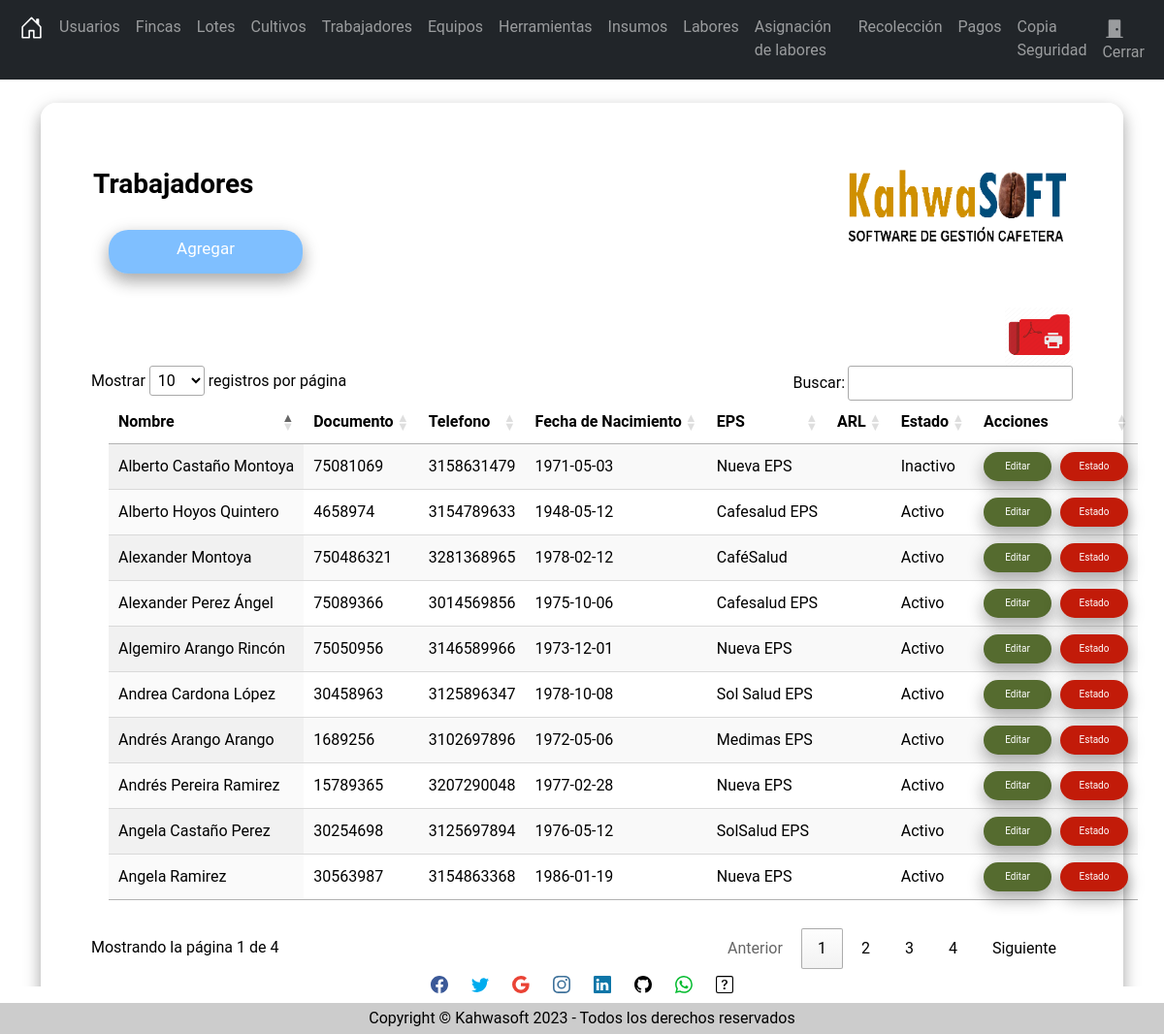
The page /secciones/Empleados/index.php (signed in) on the database its author committed.
### tables this page shows
CREATE TABLE `trabajadores` (
  `Id` int(11) NOT NULL AUTO_INCREMENT,
  `Documento` int(11) NOT NULL,
  `Nombre` varchar(255) NOT NULL,
  `Telefono` varchar(20) NOT NULL,
  `FechaDeNacimiento` date NOT NULL,
  `Eps` varchar(255) NOT NULL,
  `Arl` varchar(255) NOT NULL,
  `Estado` tinyint(1) NOT NULL,
  PRIMARY KEY (`Id`),
  UNIQUE KEY `Nombre` (`Nombre`),
  UNIQUE KEY `Nombre_2` (`Nombre`)
);

### secciones/Empleados/index.php (the view, shortened to what this page needs)
<?php
    include("../../bd.php");
    $sentencia = $conexion->prepare("SELECT * FROM `trabajadores`");
    $sentencia->execute();
    $empleados = $sentencia->fetchall(PDO::FETCH_ASSOC);
?>
<?php include("../../templates/header.php"); ?>
<br/>
    <div class="card">
        <div class="content">
            <div class="title">
                <h3 id="Titulo"><strong>Trabajadores</strong><img src="../../Img/Logo.png" width="230" height="80" align="right"></h3>
            </div>
          <div class="card-body">
                <a name="" id="btncrear" class="btn" title="Agregar" href="crear.php" role="button">Agregar</a>
                <div class="table-responsive-sm">
                    <table  id="tabla_id" class="display nowrap" style="width:100%">
                        <thead>
                            <tr>
                                <th scope="col">Nombre</th>
                                <th scope="col">Documento</th>
                                <th scope="col">Telefono</th>
                                <th scope="col">Fecha de Nacimiento</th>
                                <th scope="col">EPS</th>
                                <th scope="col">ARL</th>
                                <th scope="col">Estado</th>
                                <th scope="col">Acciones</th>
                            </tr>
                        </thead>
                        <div> <a href="../../secciones/Empleados/reportePDF.php"><img src="../../Img/ImpresoraPDF.png" width="70" height="60" align="right" title="Exportar a PDF" href=""></a>
                        </div>
                      <tbody>
                            <?php foreach($empleados as $empleado) {?>
                                <tr class="">
                                    <td><?php echo $empleado['Nombre']; ?></td>
                                    <td><?php echo $empleado['Documento'];?></td>
                                    <td><?php echo $empleado['Telefono']; ?></td>
                                    <td><?php echo $empleado['FechaDeNacimiento'];?></td>
                                    <td><?php echo $empleado['Eps'];?></td>
                                    <td><?php echo $empleado['Arl']; ?></td>
                                    <?php if($empleado['Estado']==1){ ?>
                                        <td>Activo</td>
                                    <?php }?>
                                    <?php if($empleado['Estado']==0){ ?>
                                        <td>Inactivo</td>
                                    <?php }?>
                                    <td> <a id="editar" class="btn" title="Editar" href="editar.php?txtID=<?php echo $empleado['Id']; ?>" role="button">Editar</a>
                                    <a id="borrar" class="btn" title="Estado" href="javascript:borrar(<?php echo $empleado['Id']; ?>);" role="button">Estado</a>
                                    </td>
                                </tr>
                            <?php }?>
                        </tbody>
                    </table>
                </div>
            </div>
        </div>
    </div>
<?php include("../../templates/footer.php"); ?>
<?php include("../../templates/socfooter.php"); ?>

### templates/header.php (shortened to what this page needs)
<?php
    $urlBase ="http://localhost:80/kahwa/";
?>
<!doctype html>
<html lang="en">
<head>
    <link href="https://cdn.jsdelivr.net/npm/bootstrap@5.2.1/dist/css/bootstrap.min.css" rel="stylesheet"
>
    <link rel="stylesheet" href="http://localhost/kahwa/Css/Styles.css" />
    <link rel="stylesheet" type="text/css" href="https://cdn.datatables.net/1.13.2/css/jquery.dataTables.css">
</head>
<body>
    <header>
        <nav class="navbar navbar-expand-lg navbar-dark bg-dark">
            <div class="container-fluid">
                <div class="collapse navbar-collapse" id="navbarNav">
                    <ul class="navbar-nav">
                        <li>
                            <a class="nav-link active" title="Inicio" href="<?php echo $urlBase?>" aria-current="page"></a>
                        </li>
                        <li>
                            <a class="nav-link" title="Usuarios" href="<?php echo $urlBase;?>secciones/Usuarios">Usuarios</a>
                        </li>
                        <li>
                            <a class="nav-link" title="Fincas" href="<?php echo $urlBase;?>secciones/Finca">Fincas</a>
                        </li>
                        <li>
                            <a class="nav-link" title="Lotes" href="<?php echo $urlBase;?>secciones/Lote">Lotes</a>
                        </li>
                        <li>
                            <a class="nav-link" title="Cultivos" href="<?php echo $urlBase;?>secciones/Cultivo">Cultivos</a>
                        </li>
                        <li>
                            <a class="nav-link" title="Trabajadores" href="<?php echo $urlBase;?>secciones/Empleados">Trabajadores</a>
                        </li>
                        <li>
                            <a class="nav-link" title="Equipos" href="<?php echo $urlBase;?>secciones/Equipo">Equipos</a>
                        </li>
                        <li>
                            <a class="nav-link" title="Herramientas" href="<?php echo $urlBase;?>secciones/Herramientas">Herramientas</a>
                        </li>
                        <li>
                            <a class="nav-link" title="Insumos" href="<?php echo $urlBase;?>secciones/Inventario">Insumos</a>
                        </li>
                        <li>
                            <a class="nav-link" title="Labores" href="<?php echo $urlBase;?>secciones/Labor">Labores</a>
                        </li>
                        <li>
                            <a class="nav-link" title="Asignación Labores" href="<?php echo $urlBase;?>secciones/PlantillaDeTareas">Asignación de labores</a>
                        </li>
                        <li>
                            <a class="nav-link" title="Recolección" href="<?php echo $urlBase;?>secciones/PlantillaDeRecoleccion">Recolección</a>
                        </li>
                        <li>
                            <a class="nav-link" title="Pagos" href="<?php echo $urlBase;?>secciones/PlantillaDePago">Pagos</a>
                        </li>
                        <li>
                        <li>
                            <a class="nav-link" title="Copia Seguridad" href="<?php echo $urlBase;?>secciones/Copia">Copia Seguridad</a>
                        </li>
                        <li>
                            <a class="nav-link" title="Cerrar Sesión" href="<?php echo $urlBase;?>cerrar.php"><svg xmlns="http://www.w3.org/2000/svg" width="20" height="20" fill="currentColor" style="margin:3px" class="bi bi-door-closed-fill" viewBox="0 0 16 16">
                                <path d="M12 1a1 1 0 0 1 1 1v13h1.5a.5.5 0 0 1 0 1h-13a.5.5 0 0 1 0-1H3V2a1 1 0 0 1 1-1h8zm-2 9a1 1 0 1 0 0-2 1 1 0 0 0 0 2z"/>
                            </svg>Cerrar</a>
                        </li>
                    </ul>
                </div>
            </div>
        </nav>
    </header>
        <main class="container">

### templates/footer.php (shortened to what this page needs)
<link rel="stylesheet" href="http://localhost/kahwa/Css/Styles.css" />
<link rel="stylesheet" href="https://cdn.datatables.net/1.13.5/css/jquery.dataTables.min.css">
<link rel="stylesheet" href="https://cdn.datatables.net/responsive/2.5.0/css/responsive.dataTables.min.css">

### templates/socfooter.php (shortened to what this page needs)
<footer class="text-left text-black fixed-bottom">
    <section class="mb-10 text-center">
      <a href="https://es-la.facebook.com/" title="Sígannos en Facebook"></a>
      <a href="https://twitter.com/i/flow/login" title="Sígannos en Twitter"></a>
      <a href="https://www.google.com" title="Contactenos vía correo Google"></a>
      <a href="https://www.instagram.com/" title="Sígannos en Instagram"></a>
      <a href="https://www.linkedin.com/" title="Sígannos en Linkedin"></a>
      <a href="https://github.com/" title="Sígannos en Gibhub"></a>
      <a href="https://wa.me/" title="Contacto vía Whatsapp"></a>
      <a href="/../kahwa/secciones/Ayuda/index.php" title="Página de Ayuda"></a>
    </section>
  <div class="text-center p-1" style="background-color: rgba(0, 0, 0, 0.2)">
    <h11>Copyright © Kahwasoft 2023 - Todos los derechos reservados</h11>
  </div>
</footer>

### Css/Styles.css (style rules this page uses)
body { margin-bottom: 60px; margin: 0; padding: 0; background-image: url(../Img/Fondo.png); background-repeat: no-repeat; background-attachment: fixed; background-size: 100% 100%; font-family: 'Roboto', 'sans-serif'; height: 100vh; }
.card { width: 100%; max-width: 400%; color: #000000; padding: 50px 35px; border: 1px solid rgba(255,255, 255, 0.70); background: rgba(255, 255, 255, 0.70); border-radius: 16px; box-shadow: 0 8px 16px 0 rgba(0,0,0,0.2), 0 6px 20px 0 rgba(0,0,0,0.19); }
#btncrear { margin-top: 30px; background: rgba(0, 128, 255, 0.5); border-radius: 20px; box-shadow: 5px 5px #B2BABB; color: white; width: 200px; height: 45px; font-size: 17px; margin-top: 5px; margin-right: 5px; margin-bottom: 35px; margin-left: 18px; box-shadow: 0 8px 16px 0 rgba(0,0,0,0.2), 0 6px 20px 0 rgba(0,0,0,0.19); }
#Titulo { margin-top: 16px; margin-right: 20px; margin-bottom: 9px; margin-left: 18px; font-family: 'Roboto', sans-serif; }
#editar { background: rgb(85, 107, 47); border-radius: 20px; box-shadow: 0 8px 16px 0 rgba(0,0,0,0.2), 0 6px 20px 0 rgba(0,0,0,0.19); color: white; width: 70px; height: 30px; font-size: 10px; margin-right: 5px; }
#borrar { background: #c21b09; border-radius: 20px; box-shadow: 0 8px 16px 0 rgba(0,0,0,0.2), 0 6px 20px 0 rgba(0,0,0,0.19); color: white; width: 70px; height: 30px; font-size: 10px; }
#tabla_id { margin-top: 16px; margin-right: 20px; margin-bottom: 25px; margin-left: 18px; }

### rows shown on the page
trabajadores: Nombre "Andrés Arango Arango", Documento "1689256", Telefono "3102697896", FechaDeNacimiento "1972-05-06", Eps "Medimas EPS", Estado "Activo"
trabajadores: Nombre "Andrés Pereira Ramirez", Documento "15789365", Telefono "3207290048", FechaDeNacimiento "1977-02-28", Eps "Nueva EPS", Estado "Activo"
trabajadores: Nombre "Angela Ramirez", Documento "30563987", Telefono "3154863368", FechaDeNacimiento "1986-01-19", Eps "Nueva EPS", Estado "Activo"
trabajadores: Nombre "Alexander Perez Ángel", Documento "75089366", Telefono "3014569856", FechaDeNacimiento "1975-10-06", Eps "Cafesalud EPS", Estado "Activo"
trabajadores: Nombre "Angela Castaño Perez", Documento "30254698", Telefono "3125697894", FechaDeNacimiento "1976-05-12", Eps "SolSalud EPS", Estado "Activo"
trabajadores: Nombre "Algemiro Arango Rincón", Documento "75050956", Telefono "3146589966", FechaDeNacimiento "1973-12-01", Eps "Nueva EPS", Estado "Activo"
trabajadores: Nombre "Alberto Hoyos Quintero", Documento "4658974", Telefono "3154789633", FechaDeNacimiento "1948-05-12", Eps "Cafesalud EPS", Estado "Activo"
trabajadores: Nombre "Andrea Cardona López", Documento "30458963", Telefono "3125896347", FechaDeNacimiento "1978-10-08", Eps "Sol Salud EPS", Estado "Activo"
trabajadores: Nombre "Alberto Castaño Montoya", Documento "75081069", Telefono "3158631479", FechaDeNacimiento "1971-05-03", Eps "Nueva EPS", Estado "Inactivo"
trabajadores: Nombre "Alexander Montoya", Documento "750486321", Telefono "3281368965", FechaDeNacimiento "1978-02-12", Eps "CaféSalud", Estado "Activo"
